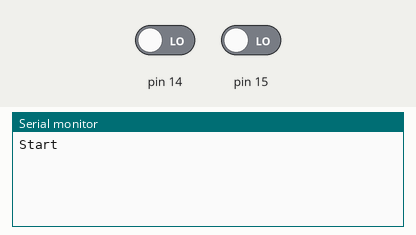
This sketch was run on a simulated Arduino Uno, built with avr-gcc and run on an emulated ATmega328P. Parts: the last lines printed to the serial monitor. Inputs (shaded band) come from the test bench; at power-on: pin 14 LOW, pin 15 LOW.

Above: at 1.2 s.
1.3 s: pin 14 driven HIGH
At 2.5 s:
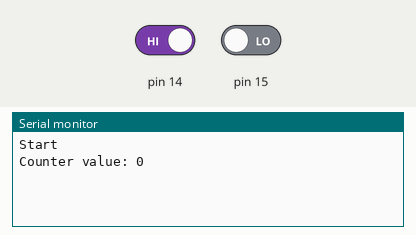
2.8 s: pin 15 driven HIGH
At 3.6 s:
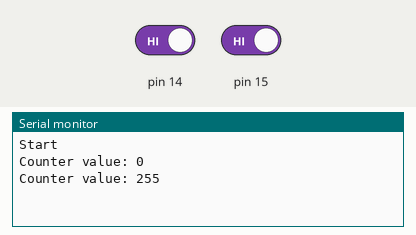
4.3 s: pin 14 driven LOW
At 4.8 s:
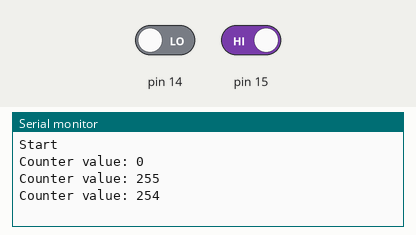
5.8 s: pin 15 driven LOW
At 7.1 s:
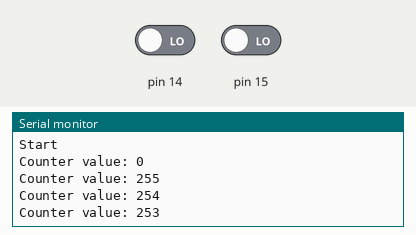
Timing chart, 0 to 8.3 s (numbered marks = the images above; inputs shaded):
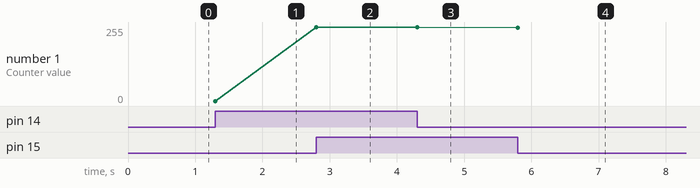

The sketch:

SingleEncoderExample.ino
```cpp
/* Rotary encoder read example */
#define ENC_1A 8
#define ENC_1B 9
#define ENC_PORT PINC
#define ENC_2A 14
#define ENC_2B 15
/*#define ENC_PORT2 PINC */

void setup()
{
  /* Setup encoder pins as inputs */
  pinMode(ENC_1A, INPUT);
  digitalWrite(ENC_1A, HIGH);
  pinMode(ENC_1B, INPUT);
  digitalWrite(ENC_1B, HIGH);
  Serial.begin (115200);
  Serial.println("Start");
}

void loop()
{
 static uint8_t counter = 0;      //this variable will be changed by encoder input
 int8_t tmpdata;
 /**/
  tmpdata = read_encoder();
  if( tmpdata ) {
    Serial.print("Counter value: ");
    Serial.println(counter, DEC);
    counter += tmpdata;
  }
}

/* returns change in encoder state (-1,0,1) */
int8_t read_encoder()
{
  static int8_t enc_states[] = {0,-1,1,0,1,0,0,-1,-1,0,0,1,0,1,-1,0};
  static uint8_t old_AB = 0;
  /**/
  old_AB <<= 2;                   //remember previous state
  old_AB |= ( ENC_PORT & 0x03 );  //add current state
  return ( enc_states[( old_AB & 0x0f )]);
}
```

Measured:
- after the input at 1.3 s, the serial monitor: prints a new line at once (image 1)
- after the input at 2.8 s, the serial monitor: prints a new line at once (image 2)
- after the input at 4.3 s, the serial monitor: prints a new line at once (image 3)
- after the input at 5.8 s, the serial monitor: prints a new line at once (image 4)
- plotted number 1: 0 → 255 after the input at 2.8 s, 255 → 254 after the input at 4.3 s, 254 → 253 after the input at 5.8 s
